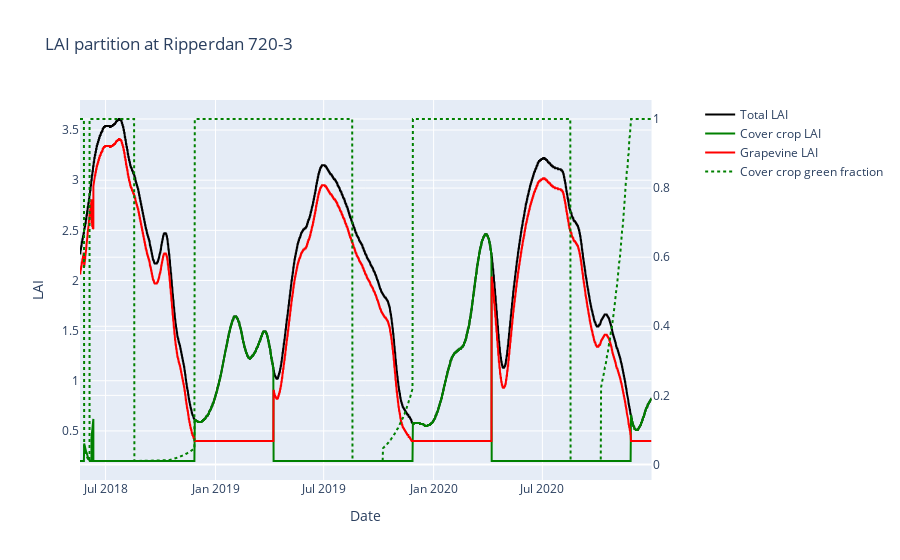

Notebook code for this chart:
### Markdown cell above
#### Visualize LAI partitioning

### Code cell
from plotly.subplots import make_subplots
import plotly.graph_objects as go
fig = make_subplots(specs=[[{"secondary_y": True}]])
fig.add_trace(go.Scatter(x=ec["TIMESTAMP"].values, y=ec['LAI'].values, 
                         name="Total LAI", mode="lines", line={"color": "black"}))

fig.add_trace(go.Scatter(x=ec["TIMESTAMP"].values, y=lai_cc, 
                         name="Cover crop LAI", mode="lines", line={"color": "green"}))
fig.add_trace(go.Scatter(x=ec["TIMESTAMP"].values, y=lai_vine, 
                         name="Grapevine LAI", mode="lines", line={"color": "red"}))
fig.add_trace(go.Scatter(x=ec["TIMESTAMP"].values, y=fg_cc, 
                         name="Cover crop green fraction", mode="lines", line={"color": "green", "dash": "dot"}),
              secondary_y=True)
fig.update_layout(title_text=f"LAI partition at {w_site.label}",
                  xaxis_title="Date", yaxis_title="LAI")

### Figure 1 — Plotly figure (JSON) as saved in the notebook; plotly's stock layout.template omitted (floating-point values rounded to 4 significant figures; data arrays with more than 128 entries replaced by an {"elided": "..."} marker saying what was removed)
{"data": [{"line": {"color": "black"}, "mode": "lines", "name": "Total LAI", "type": "scatter", "x": {"elided": "11949 str values"}, "y": {"elided": "11949 float values"}}, {"line": {"color": "green"}, "mode": "lines", "name": "Cover crop LAI", "type": "scatter", "x": {"elided": "11949 str values"}, "y": {"elided": "11949 float values"}}, {"line": {"color": "red"}, "mode": "lines", "name": "Grapevine LAI", "type": "scatter", "x": {"elided": "11949 str values"}, "y": {"elided": "11949 float values"}}, {"line": {"color": "green", "dash": "dot"}, "mode": "lines", "name": "Cover crop green fraction", "type": "scatter", "x": {"elided": "11949 str values"}, "xaxis": "x", "y": {"elided": "11949 float values"}, "yaxis": "y2"}], "layout": {"title": {"text": "LAI partition at Ripperdan 720-3"}, "xaxis": {"anchor": "y", "domain": [0, 0.94], "title": {"text": "Date"}}, "yaxis": {"anchor": "x", "domain": [0, 1], "title": {"text": "LAI"}}, "yaxis2": {"anchor": "x", "overlaying": "y", "side": "right"}}}
